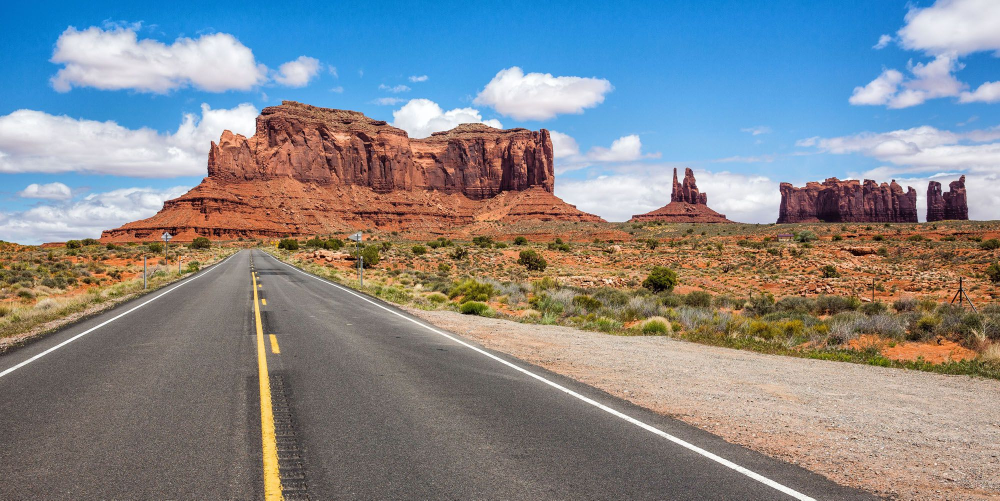
#> input picture data/Road.jpg, 2000 x 1001 px, given in place of image.jpg, which was not available (shown at 1/2 size); the run also reads 2 pictures not shown here
$ jupyter execute 10_morphological_operations.ipynb   (text cells are left out)
#> lines starting #> are read from the running program, lines starting #| are printed output that depends on the picture; after the words box and inside, x2 and y2 are one past the last pixel; in counts of white or black regions, pixels touching at a corner belong together; pictures that were not available may be replaced by others from this repository, and a replacement may not be noted
[cell 1]
import cv2
import numpy as np
import matplotlib.pyplot as plt

[cell 2]
img = cv2.imread("data/image.jpg")
#> img is the input picture: shape (1001, 2000, 3); mean B, G, R 141.4, 137, 133.2
img1 = cv2.cvtColor(img, cv2.COLOR_BGR2RGB)
img2 = cv2.imread("data/image.jpg",0)
#> img2: shape (1001, 2000); min 0, max 255, mean 136.4

[cell 3]
#function to see image
def imgshow(img=img,img1=img1,img2=img2, rows=1,columns=3):
#> called with rows = 1, columns = 3
    print(img.shape,img1.shape,img2.shape)
#| (1001, 2000, 3) (1001, 2000, 3) (1001, 2000)
    fig = plt.figure(figsize=(15,8))
    #adds a subplot at 1st position
    fig.add_subplot(rows,columns,1)
    plt.title('BGR Format')
    plt.imshow(img)

    #adds a subplot at 2nd position
    fig.add_subplot(rows,columns,2)
    plt.title('RGB Format')
    plt.imshow(img1)

    #adds a subplot at 3rd position
    fig.add_subplot(rows,columns, 3)
    plt.title('BGR to GRAY')
    plt.imshow(img2,cmap="gray")
    plt.show()
#> figure, not shown here; B, G, R data is drawn as R, G, B

imgshow(img=img,img1=img1,img2=img2, rows=1,columns=3)

[cell 4]
BGR2GRAY = cv2.cvtColor(img,cv2.COLOR_BGR2GRAY)
plt.imshow(BGR2GRAY,cmap="gray")
plt.show()

[cell 5]
def plt_imshow(title, image):
    image = cv2.cvtColor(image, cv2.COLOR_BGR2RGB)
    plt.imshow(image)
    plt.title(title)
    plt.grid(False)
    plt.show()

for i in range(0,3):
    eroded = cv2.erode(BGR2GRAY.copy(), None, iterations=i+1)
    plt_imshow("Eroded {} times".format(i+1), eroded)

[cell 6]
binr = cv2.threshold(BGR2GRAY, 0, 255, cv2.THRESH_BINARY + cv2.THRESH_OTSU)[1]
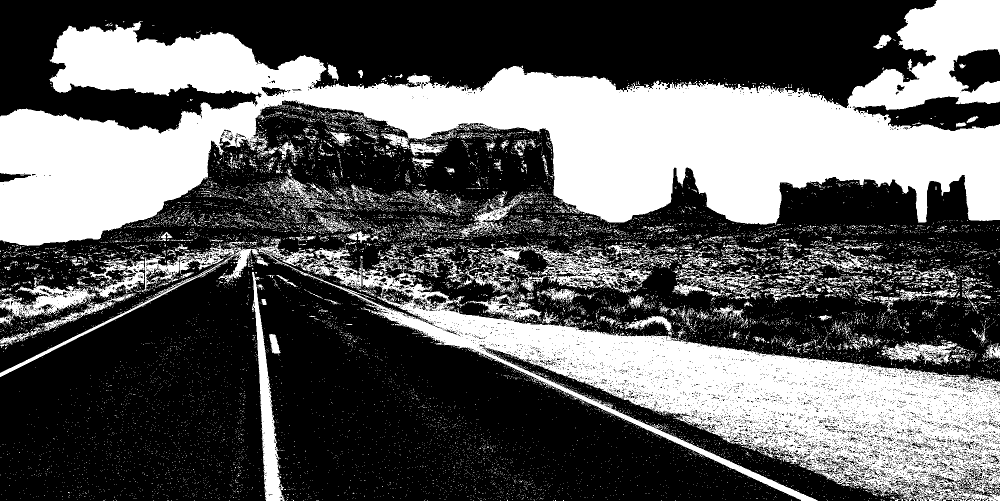
#> binr: shape (1001, 2000) (shown at 1/2 size); 36.8% white; 15120 white regions (14567 under 20 px), largest, box (x1, y1, x2, y2) and area: (0, 0, 2000, 494) 408957, (0, 477, 2000, 1001) 202064, (504, 544, 569, 1001) 8824
image = cv2.cvtColor(binr, cv2.COLOR_BGR2RGB)
plt.imshow(image)
plt.show()

[cell 7]
invert = cv2.bitwise_not(binr)
image = cv2.cvtColor(invert, cv2.COLOR_BGR2RGB)
plt.imshow(image)
plt.show()

[cell 8]
kernel = np.ones((5,5), np.uint8) #check for 3*3 or 7*7 kernel size too
print(kernel)

[cell 9]
for i in range(0,3):
    eroded = cv2.erode(invert.copy(),kernel=kernel, iterations=i+1)
    plt_imshow("Eroded {} times".format(i+1), eroded)
#> this loop made 3 passes
#> pass 1, `eroded = cv2.erode(invert.copy(),kernel=kernel, iterations=i+1)`:
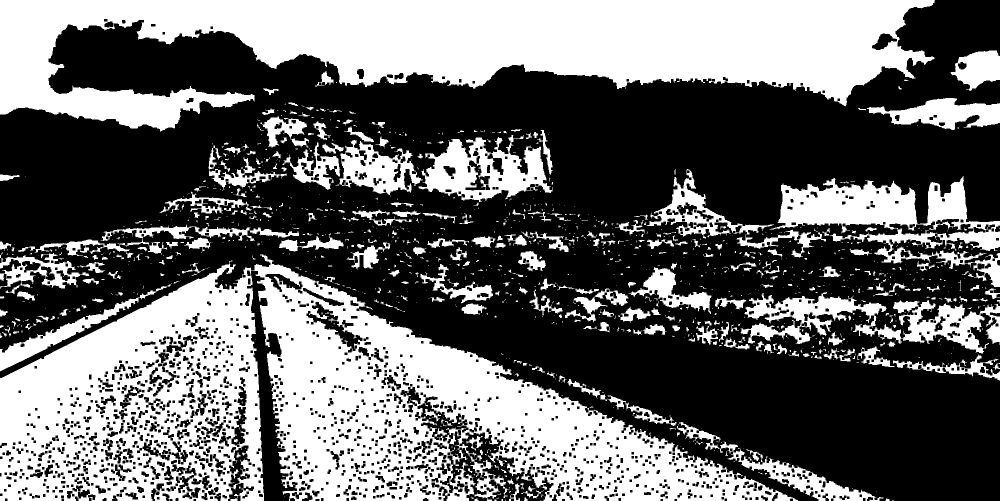
#> eroded: shape (1001, 2000) (shown at 1/2 size); 41.3% white; 1358 white regions (1005 under 20 px), largest, box (x1, y1, x2, y2) and area: (0, 509, 1596, 1001) 344200, (0, 0, 1870, 264) 272442, (1539, 352, 2000, 574) 36206

[cell 10]
#binarize image
binr = cv2.threshold(BGR2GRAY,0,255,cv2.THRESH_BINARY + cv2.THRESH_OTSU)[1]
kernel = np.ones((3,3),np.uint8)
invert = cv2.bitwise_not(binr)

#dilate image
dilation = cv2.dilate(binr, kernel, iterations=1)
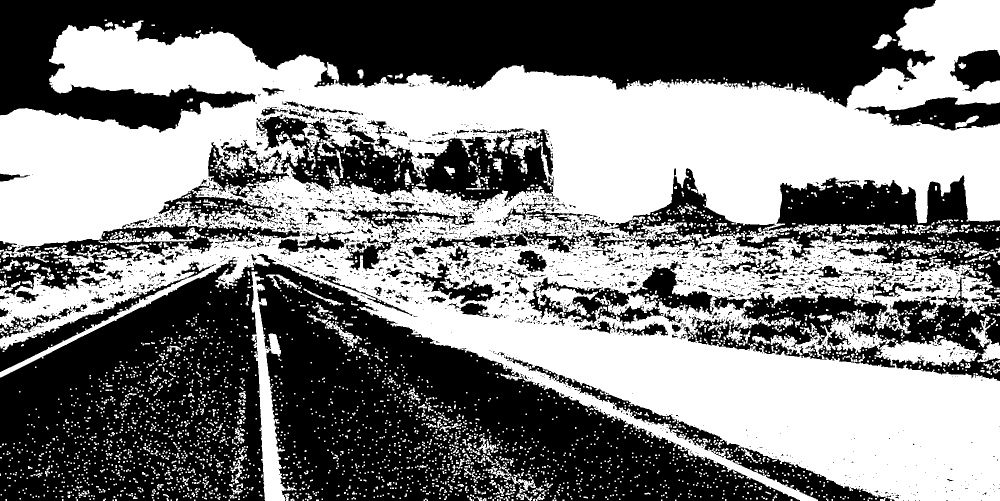
#> dilation: shape (1001, 2000) (shown at 1/2 size); 50.3% white; 2444 black regions (2130 under 20 px), largest, box (x1, y1, x2, y2) and area: (0, 508, 1600, 1001) 402749, (0, 0, 1872, 265) 279608, (1055, 336, 2000, 762) 125762

plt.imshow(dilation, cmap='gray')
plt.show()

[cell 11]
for i in range(0,3):
    dilated = cv2.dilate(invert.copy(),None,iterations= i+1)
    plt_imshow("Dilated {} times".format(i+1),dilated)
#> this loop made 3 passes
#> pass 1, `dilated = cv2.dilate(invert.copy(),None,iterations= i+1)`:
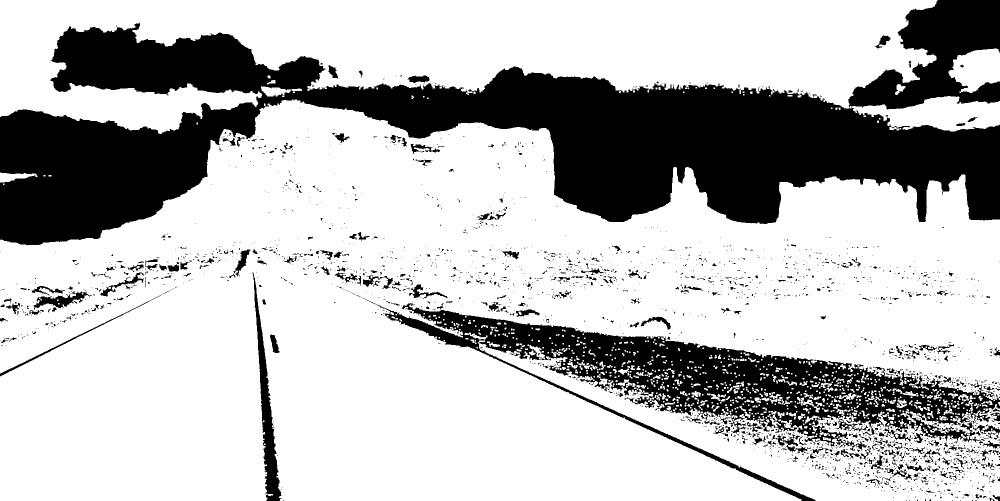
#> dilated: shape (1001, 2000) (shown at 1/2 size); 73.2% white; 2266 black regions (1976 under 20 px), largest, box (x1, y1, x2, y2) and area: (0, 0, 2000, 491) 392533, (730, 598, 2000, 1001) 103776, (505, 545, 563, 1001) 7035

[cell 12]
for i in range(0,4):
    dilated = cv2.dilate(BGR2GRAY.copy(),None,iterations= i+1)
    plt_imshow("Dilated {} times".format(i+1),dilated)

[cell 13]
#opening image
opening = cv2.morphologyEx(binr,cv2.MORPH_OPEN,kernel,iterations=1)
#> opening: shape (1001, 2000); 31.3% white; 1258 white regions (745 under 20 px), largest, box (x1, y1, x2, y2) and area: (0, 0, 2000, 492) 405891, (672, 571, 2000, 1001) 151623, (504, 544, 566, 1001) 8354

#print output
plt.imshow(opening, cmap='gray')
plt.show()

[cell 14]
for i in range(0,3):
    opening = cv2.morphologyEx(binr.copy(),cv2.MORPH_OPEN,None,iterations= i+1)
    plt_imshow("Dilated {} times".format(i+1),opening)
    plt.show()

[cell 15]
#closing image
closing = cv2.morphologyEx(binr, cv2.MORPH_CLOSE, kernel, iterations=1)
#> closing: shape (1001, 2000); 41.7% white; 6651 white regions (6394 under 20 px), largest, box (x1, y1, x2, y2) and area: (0, 0, 2000, 514) 434513, (0, 467, 2000, 1001) 315952, (392, 334, 954, 491) 19433

#print output
plt.imshow(closing,cmap='gray')
plt.show()

[cell 16]
for i in range(0,3):
    closing = cv2.morphologyEx(binr.copy(),cv2.MORPH_CLOSE,None,iterations= i+1)
    plt_imshow("Dilated {} times".format(i+1),closing)
    plt.show()

[cell 17]
kernelSizes = [(3,3), (5,5), (7,7)]
BGR2GRAY = cv2.cvtColor(img,cv2.COLOR_BGR2GRAY)

for kernelSize in kernelSizes:
    kernel = cv2.getStructuringElement(cv2.MORPH_RECT, kernelSize)
    closing = cv2.morphologyEx(BGR2GRAY, cv2.MORPH_CLOSE, kernel)
    plt_imshow("Closing Kernel Size: ({}, {})".format(kernelSize[0], kernelSize[1]), closing)
#> this loop made 3 passes
#> pass 1, `closing = cv2.morphologyEx(BGR2GRAY, cv2.MORPH_CLOSE, kernel)`:
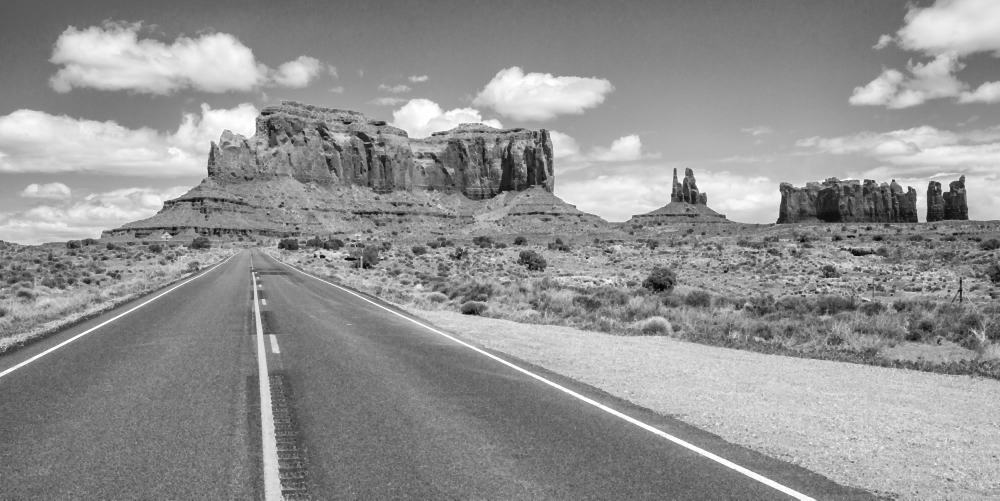
#> closing: shape (1001, 2000) (shown at 1/2 size); min 4, max 255, mean 146.1

[cell 18]
# use morph gradient
morph_gradient = cv2.morphologyEx(invert,cv2.MORPH_GRADIENT,kernel)
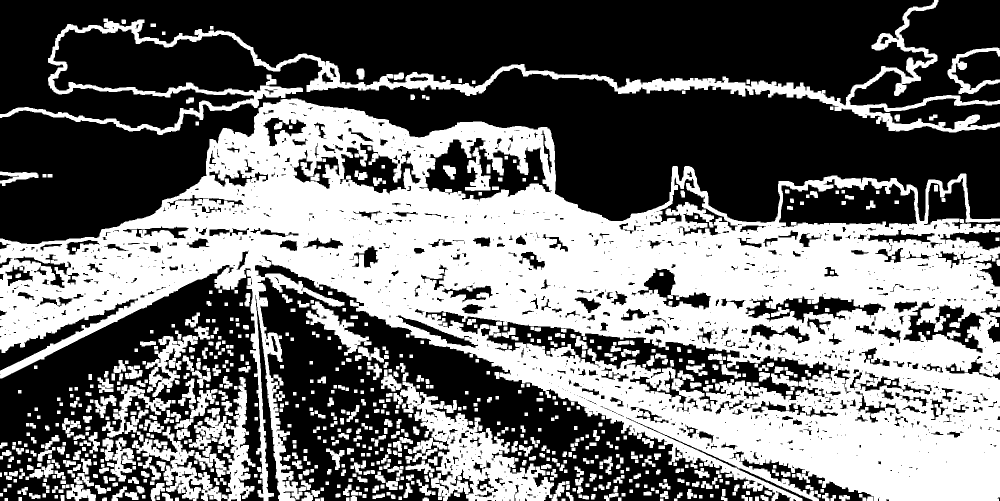
#> morph_gradient: shape (1001, 2000) (shown at 1/2 size); 43.8% white; 822 white regions, largest, box (x1, y1, x2, y2) and area: (0, 197, 2000, 1001) 675118, (0, 0, 2000, 270) 49246, (800, 763, 1108, 1001) 25725

#print output
plt.imshow(morph_gradient, cmap='gray')
plt.show()

[cell 19]
for i in range(0,3):
    # use morph gradient
    morph_gradient = cv2.morphologyEx(invert,cv2.MORPH_GRADIENT,kernel+i)
    #print output
    plt.imshow(morph_gradient, cmap='gray')
    plt.show()

[cell 20]
kernelSizes = [(3,3), (5,5), (7,7)]
BGR2GRAY = cv2.cvtColor(img,cv2.COLOR_BGR2GRAY)

for kernelSize in kernelSizes:
    kernel = cv2.getStructuringElement(cv2.MORPH_RECT, kernelSize)
    gradient = cv2.morphologyEx(BGR2GRAY, cv2.MORPH_GRADIENT, kernel)
    plt_imshow("Gradient: ({}, {})".format(
        kernelSize[0], kernelSize[1]), gradient)
#> this loop made 3 passes
#> kernel on pass 1: [[1, 1, 1], [1, 1, 1], [1, 1, 1]]
#> pass 1, `gradient = cv2.morphologyEx(BGR2GRAY, cv2.MORPH_GRADIENT, kernel)`:
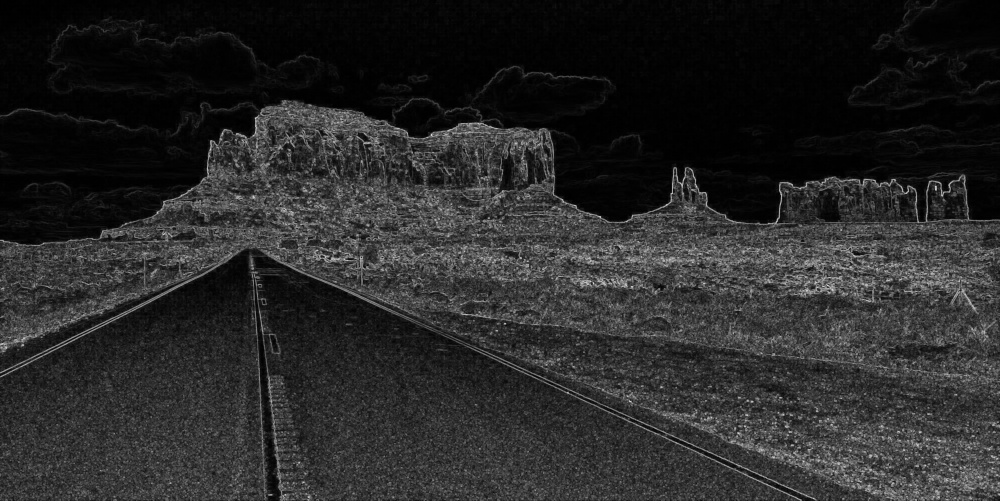
#> gradient: shape (1001, 2000) (shown at 1/2 size); min 0, max 237, mean 40.2

[cell 21]
#construct a kernel (13x5)
kernel = cv2.getStructuringElement(cv2.MORPH_RECT,(13,5))
kernel

[cell 22]
tophat = cv2.morphologyEx(BGR2GRAY, cv2.MORPH_TOPHAT, kernel)

plt.imshow(tophat, cmap='gray')
plt.show()

[cell 23]
blackhat = cv2.morphologyEx(BGR2GRAY,cv2.MORPH_BLACKHAT,kernel)
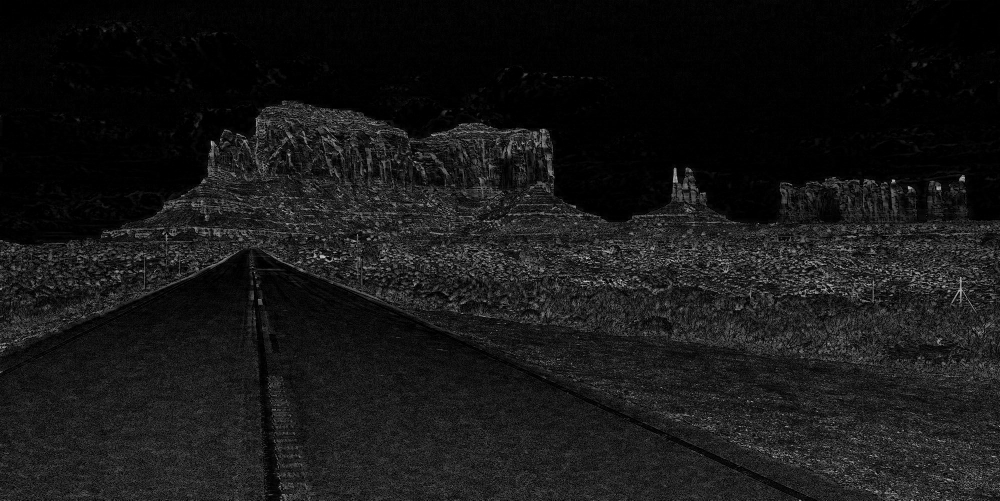
#> blackhat: shape (1001, 2000) (shown at 1/2 size); min 0, max 217, mean 22.6

plt.imshow(blackhat, cmap='gray')
plt.show()

[cell 24]
from scipy.ndimage import binary_erosion, binary_dilation
from skimage import io, color

[cell 25]
# Función para aplicar los procesos de erosión, dilatación, opening y closing de una imagen

def MorfoProcess(input_image, kernel_size, threshold):
  # Convertir la imagen a formato binario (umbralizar)
  binary_image = (input_image > threshold).astype(np.uint8)

  # Definir el elemento estructurante (en este caso, un cuadrado de 3x3)
  structuring_element = np.ones((kernel_size, kernel_size), dtype=np.uint8)

  # Aplicar el proceso de erosión
  eroded_image = binary_erosion(binary_image, structuring_element)

  # Aplicar el proceso de dilatación
  dilated_image = binary_dilation(binary_image, structuring_element)

  # Aplicar el proceso de opening
  opened_image = binary_dilation(binary_erosion(binary_image, structuring_element), structuring_element)

  # Aplicar el proceso de closing
  closed_image = binary_erosion(binary_dilation(binary_image, structuring_element), structuring_element)

  return binary_image, eroded_image, dilated_image, opened_image, closed_image

[cell 26]
# Cargar una imagen en escala de grises
image_path = "/content/skull.jpg"
input_image = io.imread(image_path, as_gray=True)
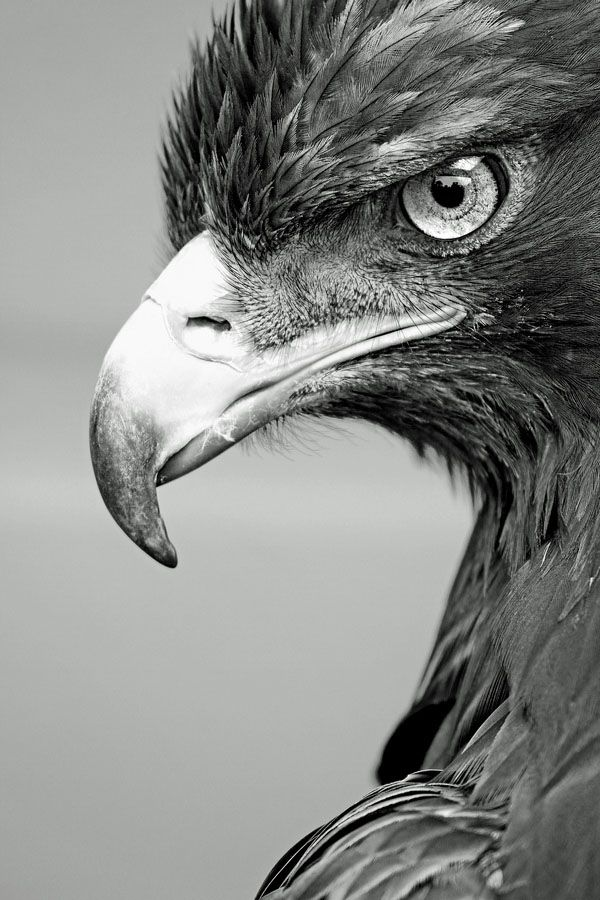
#> input picture data/aguila.jpg, 600 x 900 px, given in place of skull.jpg, which was not available

# Aplicación de los procesos de imagen de binarización, erosión, dilatación, opening y closing
kernel_size = 3
binary_threshold = 0.2
binary_image, eroded_image, dilated_image, opened_image, closed_image = MorfoProcess(input_image, kernel_size, binary_threshold)

[cell 27]
# Mostrar la imagen original, binarizada y erosionada
plt.figure(figsize=(12, 6))

plt.subplot(1, 3, 1)
plt.imshow(input_image, cmap='gray')
plt.title('Imagen Original')

plt.subplot(1, 3, 2)
plt.imshow(binary_image, cmap='gray')
plt.title('Imagen Binarizada')

plt.subplot(1, 3, 3)
plt.imshow(eroded_image, cmap='gray')
plt.title('Imagen erosionada')

plt.show()

[cell 28]
# Mostrar la imagen original, binarizada y dilatada
plt.figure(figsize=(12, 6))

plt.subplot(1, 3, 1)
plt.imshow(input_image, cmap='gray')
plt.title('Imagen Original')

plt.subplot(1, 3, 2)
plt.imshow(binary_image, cmap='gray')
plt.title('Imagen Binarizada')

plt.subplot(1, 3, 3)
plt.imshow(dilated_image, cmap='gray')
plt.title('Imagen dilatada')

plt.show()

[cell 29]
def binaryDilatationProcess(input_image, kernel_size, threshold):
    # Convertir la imagen a formato binario (umbralizar)
    binary_image = (input_image > threshold).astype(np.uint8)
    # Definir el elemento estructurante (en este caso, un cuadrado de 3x3)
    structuring_element = np.ones((kernel_size, kernel_size), dtype=np.uint8)
    # Aplicar el proceso de dilatación
    dilated_image = binary_dilation(binary_image, structuring_element)
    return binary_image, dilated_image

[cell 30]
# Cargar una imagen en escala de grises
image_path = "data/etm-p17-pi1-w4-x5.jpg"
input_image = io.imread(image_path, as_gray=True)
#input_image = None

# Aplicación de los procesos de imagen de binarización y dilatación
kernel_size = 3
binary_threshold = 0.2
binary_image, dilated_image = binaryDilatationProcess(input_image, kernel_size, binary_threshold)

[cell 31]
# Mostrar la imagen original, binarizada y dilatada
plt.figure(figsize=(12, 6))

plt.subplot(1, 3, 1)
plt.imshow(input_image, cmap='gray')
plt.title('Imagen Original')

plt.subplot(1, 3, 2)
plt.imshow(binary_image, cmap='gray')
plt.title('Imagen Binarizada')

plt.subplot(1, 3, 3)
plt.imshow(dilated_image, cmap='gray')
plt.title('Imagen dilatada')

plt.show()

[cell 32]
def show_morphological_results(images, titles, figsize=(12, 8)):

#> called with figsize = (12, 8)
    num_images = len(images)
#> num_images = 6

    fig, axs = plt.subplots(2, num_images // 2, figsize=figsize)
    fig.subplots_adjust(hspace=0.3, wspace=0.3)

    for ax, title, img in zip(axs.flatten(), titles, images):
        ax.imshow(img, cmap='gray')
        ax.set_title(title)
#> this loop made 6 passes
#> title on passes 1 to 6: 'ORIGINAL', 'BINARIZADA', 'EROSIONADA', 'DILATADA', 'ABIERTA', 'CERRADA'

    plt.show()

# Cargar la imagen
image_path = "/content/fingerprint.jpg"
input_image = cv2.imread(image_path, cv2.IMREAD_GRAYSCALE)

# Binarizar la imagen
_, binary_image = cv2.threshold(input_image, 127, 255, cv2.THRESH_BINARY)

# Definir el kernel
kernel = np.ones((3, 3), np.uint8)

# Aplicar operaciones morfológicas
eroded_image = cv2.erode(binary_image, kernel, iterations=1)
dilated_image = cv2.dilate(binary_image, kernel, iterations=1)
opened_image = cv2.morphologyEx(binary_image, cv2.MORPH_OPEN, kernel, iterations=1)
closed_image = cv2.morphologyEx(binary_image, cv2.MORPH_CLOSE, kernel, iterations=1)

# Mostrar los resultados
images = [input_image, binary_image, eroded_image, dilated_image, opened_image, closed_image]
titles = ['ORIGINAL', 'BINARIZADA', 'EROSIONADA', 'DILATADA', 'ABIERTA', 'CERRADA']

show_morphological_results(images, titles)
